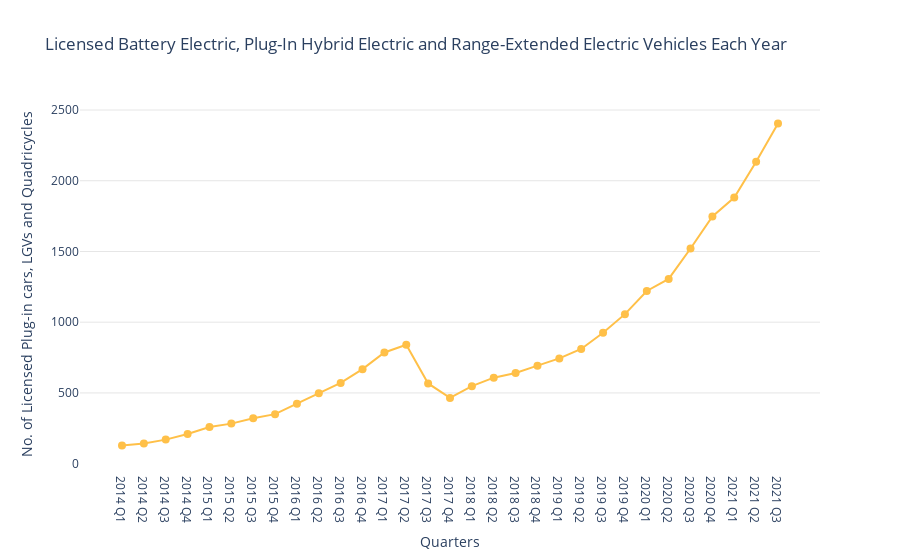

Notebook source saved alongside this figure:
### Code cell
import plotly.express as px
fig = px.line(licensed_plug_in_cars_lgvs_and_quadricycles_transposed, x=licensed_plug_in_cars_lgvs_and_quadricycles_transposed.index, y=licensed_plug_in_cars_lgvs_and_quadricycles_transposed.values,labels={'index':'Quarters','y':'No. of Licensed Plug-in cars, LGVs and Quadricycles'},title="Licensed Battery Electric, Plug-In Hybrid Electric and Range-Extended Electric Vehicles Each Year")
fig.update_layout(plot_bgcolor="white")
fig.update_traces(
    mode='markers+lines',
    marker=dict(color='#FFC048', size=8),
    line=dict(color='#FFC048', width=2),)
#fig.update_xaxes(showgrid=True, gridwidth=-0, gridcolor='rgb(3,153,153)')
fig.update_yaxes(showgrid=True, gridwidth=0, gridcolor='rgb(230,230,230)')
fig.show()

### Figure 1 — Plotly figure (JSON) as saved in the notebook; plotly's stock layout.template omitted (floating-point values rounded to 4 significant figures)
{"data": [{"hovertemplate": "Quarters=%{x}<br>No. of Licensed Plug-in cars, LGVs and Quadricycles=%{y}<extra></extra>", "legendgroup": "", "line": {"color": "#FFC048", "dash": "solid", "width": 2}, "marker": {"color": "#FFC048", "size": 8}, "mode": "markers+lines", "name": "", "orientation": "v", "showlegend": false, "type": "scatter", "x": ["2014 Q1", "2014 Q2", "2014 Q3", "2014 Q4", "2015 Q1", "2015 Q2", "2015 Q3", "2015 Q4", "2016 Q1", "2016 Q2", "2016 Q3", "2016 Q4", "2017 Q1", "2017 Q2", "2017 Q3", "2017 Q4", "2018 Q1", "2018 Q2", "2018 Q3", "2018 Q4", "2019 Q1", "2019 Q2", "2019 Q3", "2019 Q4", "2020 Q1", "2020 Q2", "2020 Q3", "2020 Q4", "2021 Q1", "2021 Q2", "2021 Q3"], "xaxis": "x", "y": [128, 142, 170, 210, 259, 283, 321, 350, 424, 498, 571, 668, 786, 841, 567, 465, 548, 608, 641, 693, 744, 811, 925, 1057, 1221, 1306, 1521, 1747, 1881, 2134, 2405], "yaxis": "y"}], "layout": {"legend": {"tracegroupgap": 0}, "plot_bgcolor": "white", "title": {"text": "Licensed Battery Electric, Plug-In Hybrid Electric and Range-Extended Electric Vehicles Each Year"}, "xaxis": {"anchor": "y", "domain": [0, 1], "title": {"text": "Quarters"}}, "yaxis": {"anchor": "x", "domain": [0, 1], "gridcolor": "rgb(230,230,230)", "gridwidth": 0, "showgrid": true, "title": {"text": "No. of Licensed Plug-in cars, LGVs and Quadricycles"}}}}
